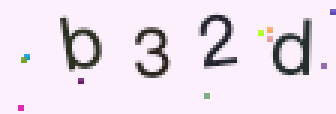
#> input picture ch08/OCR_technology_to_identify_image_verification_code/imgs/captcha2.png, 112 x 38 px (shown 3 times larger)
$ python demo3.py
#> lines starting #> are read from the running program, lines starting #| are printed output that depends on the picture; after the words box and inside, x2 and y2 are one past the last pixel; in counts of white or black regions, pixels touching at a corner belong together
from PIL import Image
import tesserocr
import numpy as np

img = Image.open('./imgs/captcha2.png')
#> img is the input picture: PIL image 112x38 RGBA; mean R, G, B, A 233.3, 223.3, 233.2, 255
img = img.convert('L')
#> img: PIL image 112x38 L
# 灰度的阈值
threshold = 50
# 将图片转化为 NumPy 数组
array = np.array(img)
# print(array)
# 利用where方法对数组进行筛选和处理。灰度大于阈值的图片的像素设置为255，表示白色，否则设置为0，表示黑色
array = np.where(array > threshold, 255, 0)
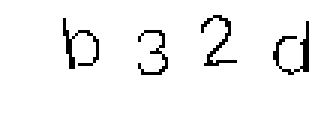
#> array: shape (38, 112) int64 (shown 3 times larger); 95.3% white; black in thin lines or dots, all inside (x1, y1, x2, y2) = (21, 5, 103, 25)
# print(array)

# 将 NumPy 数组转换为 PIL 的 Image 对象
# 将NumPy数组转换为PIL图像对象，但需要确保数据类型正确。
img = Image.fromarray(array.astype('uint8'))
img.show()
print(tesserocr.image_to_text(img))
#> (this line was passed over: tesserocr is not available in this run)
